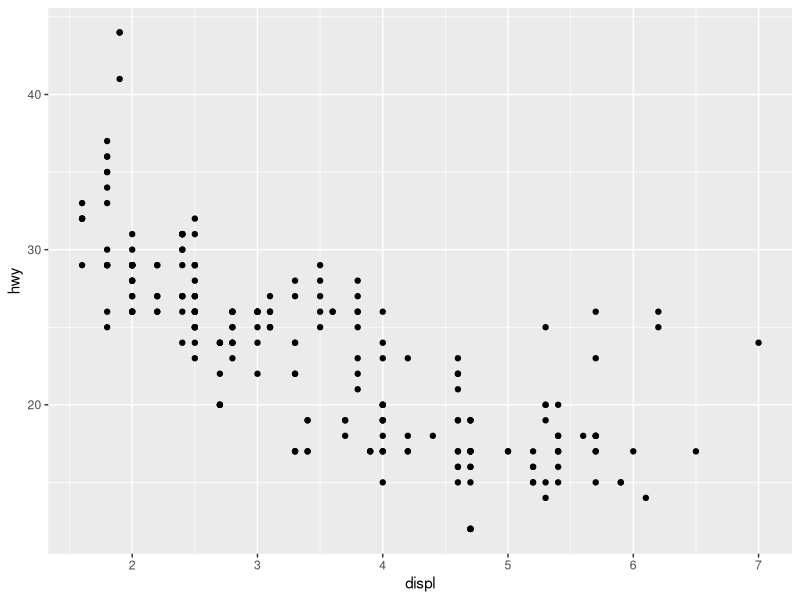
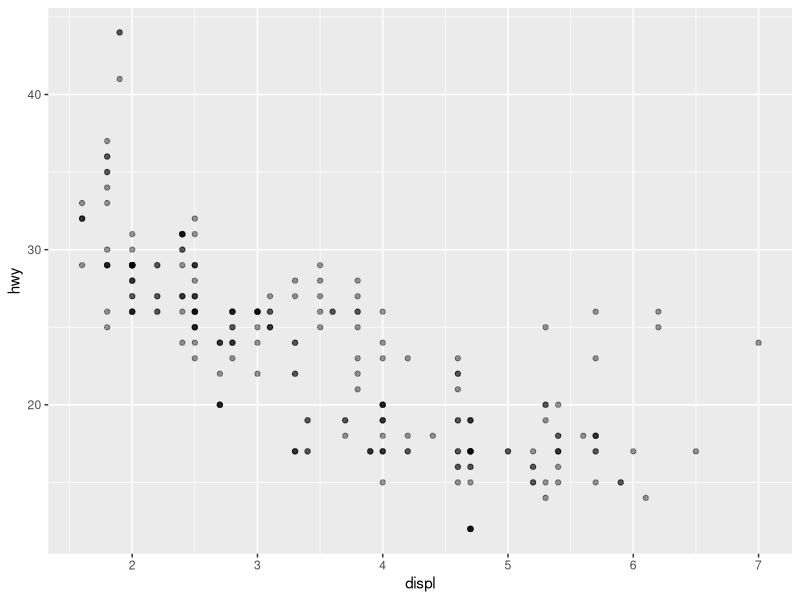
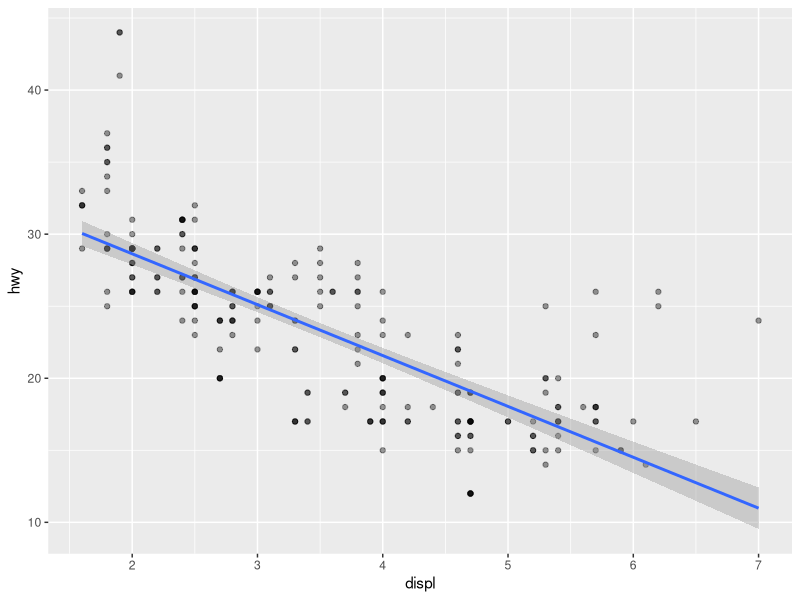
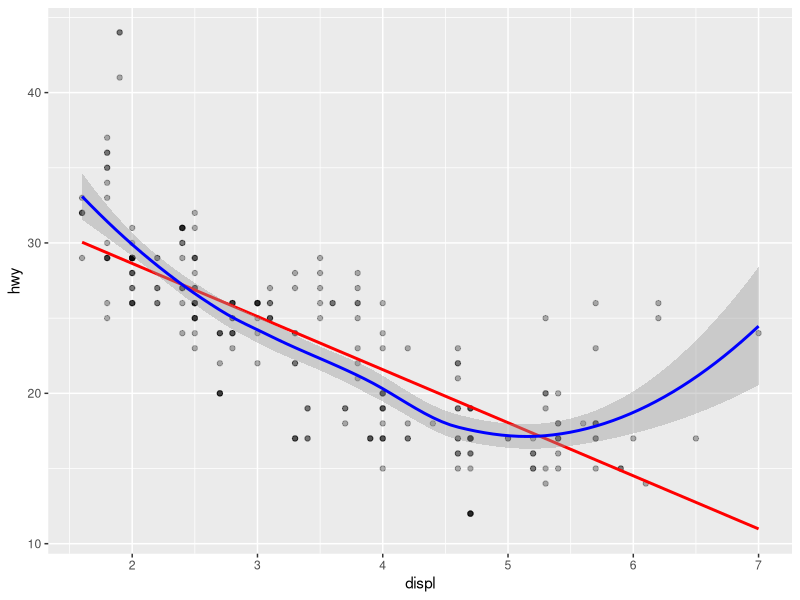
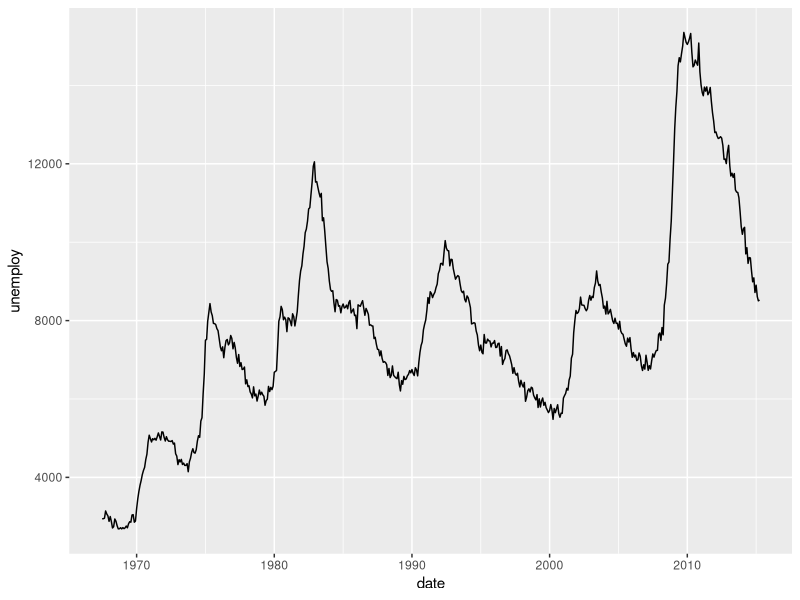
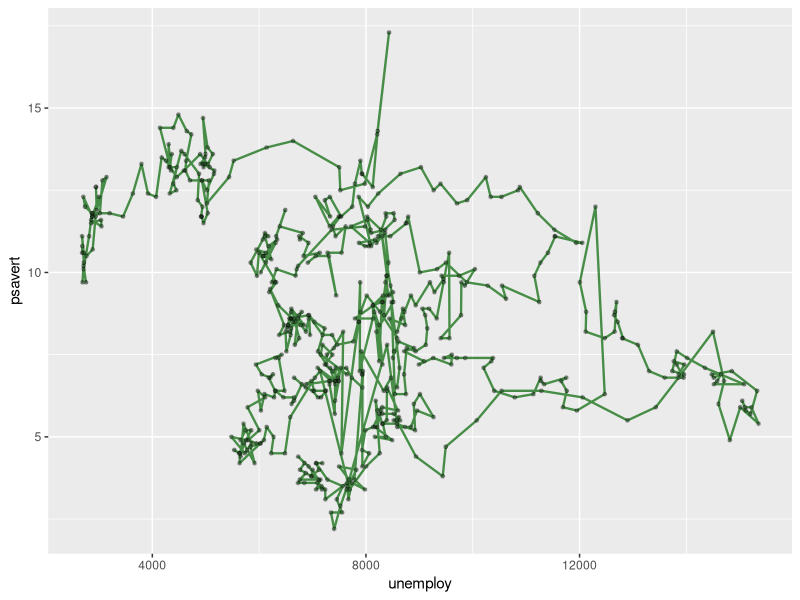
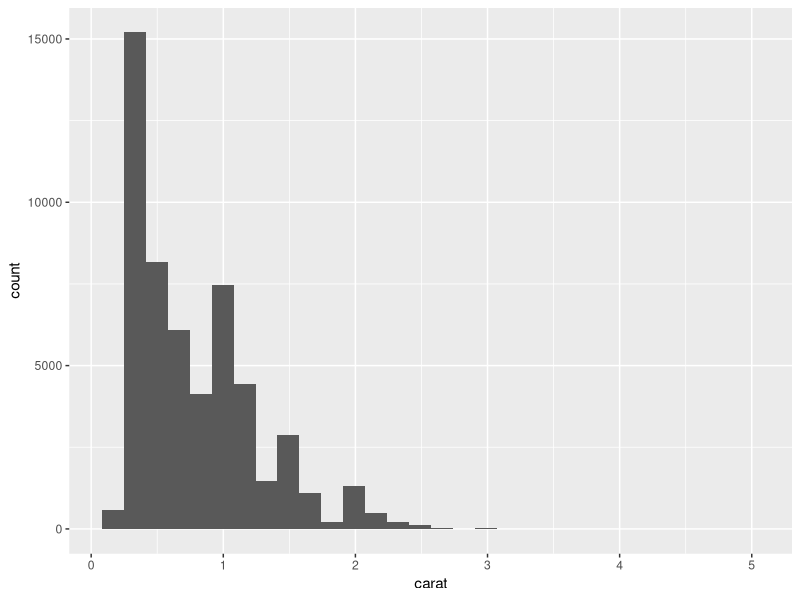
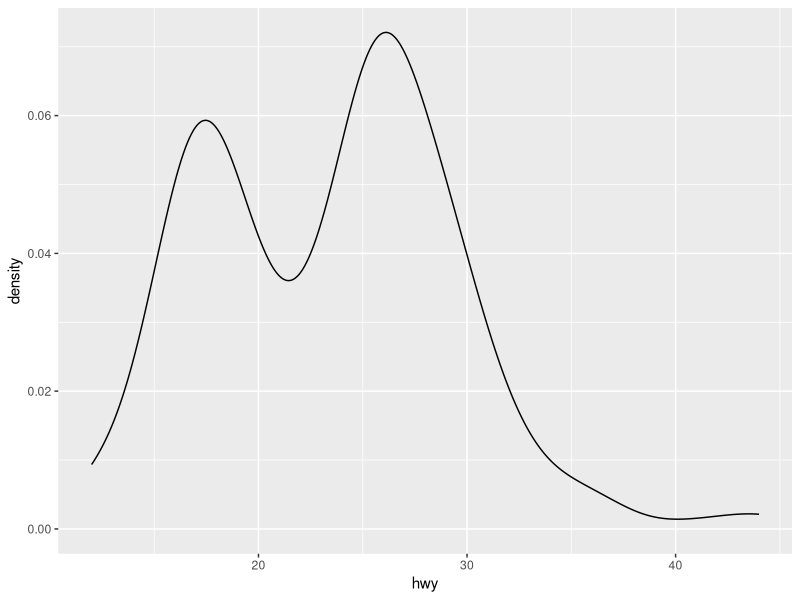

The R script that drew these images, in order: (Note: this script raises an error after producing the figures.)
# =============================================================================
# ESERCIZI: Geometrie Base in ggplot2
# REVELO Training - Data Viz 2025
# =============================================================================
# 
# Istruzioni:
# - Completa ogni esercizio scrivendo il codice richiesto
# - Esegui il codice per verificare che funzioni
# - Confronta con le soluzioni a fine corso
# - Sperimenta con variazioni!
#
# =============================================================================

# SETUP -----------------------------------------------------------------------
library(ggplot2)
library(dplyr)

# Carica datasets
data(mpg)
data(diamonds)
data(economics)
data(faithful)


# =============================================================================
# PARTE 1: RELAZIONI TRA VARIABILI
# =============================================================================

# ESERCIZIO 1: Scatter Plot Base ----------------------------------------------
# Obiettivo: Creare uno scatter plot per esplorare la relazione tra 
#            cilindrata (displ) e consumo autostrada (hwy)
# Dataset: mpg

# Il tuo codice qui:
ggplot(mpg, aes(x = displ, y = hwy)) +
  geom_point()  # <-- scatter plot base




# ESERCIZIO 2: Ridurre Overplotting ------------------------------------------
# Obiettivo: Usa la trasparenza (alpha = 0.4) per migliorare la visualizzazione

# Il tuo codice qui:
ggplot(mpg, aes(x = displ, y = hwy)) +
  geom_point(alpha = 0.4)  # <-- aggiungi anche size = 2.5 se vuoi




# ESERCIZIO 3: Aggiungere Trend Line -----------------------------------------
# Obiettivo: Aggiungi una linea di trend lineare usando geom_smooth(method = "lm")

# Il tuo codice qui:
ggplot(mpg, aes(x = displ, y = hwy)) +
  geom_point(alpha = 0.4) +
  geom_smooth(method = "lm")  # <-- aggiungi se = TRUE per intervallo confidenza




# ESERCIZIO 4: LOESS vs Linear -----------------------------------------------
# Obiettivo: Confronta trend lineare (rosso) con LOESS (blu)

# Il tuo codice qui:
ggplot(mpg, aes(x = displ, y = hwy)) +
  geom_point(alpha = 0.3, size = 1.5) +
  geom_smooth(method = "lm", se = FALSE, color = "red") +  # <-- trend lineare
  geom_smooth(method = "loess", se = TRUE, color = "blue")  # <-- trend LOESS




# ESERCIZIO 5: Time Series con Line ------------------------------------------
# Obiettivo: Visualizza disoccupazione (unemploy) nel tempo (date) con geom_line()
# Dataset: economics

# Il tuo codice qui:
ggplot(economics, aes(x = date, y = unemploy)) +
  geom_line()  # <-- aggiungi color e linewidth se vuoi personalizzare




# ESERCIZIO 6: Path vs Line --------------------------------------------------
# Obiettivo: Usa geom_path() per tracciare unemploy vs psavert + aggiungi punti

# Il tuo codice qui:
ggplot(economics, aes(x = unemploy, y = psavert)) +
  geom_path(color = "darkgreen", linewidth = 0.8, alpha = 0.7) +
  geom_point(alpha = 0.3, size = 1)  # <-- path connette in ordine dati, line ordina per x




# =============================================================================
# PARTE 2: DISTRIBUZIONI - 1 VARIABILE
# =============================================================================

# ESERCIZIO 7: Histogram Base ------------------------------------------------
# Obiettivo: Crea istogramma di carat (peso diamanti) con bins = 30
# Dataset: diamonds

# Il tuo codice qui:
ggplot(diamonds, aes(x = carat)) +
  geom_histogram(bins = 30)  # <-- aggiungi fill e color per personalizzare




# ESERCIZIO 8: Sperimentare con Bins -----------------------------------------
# Obiettivo: Prova bins = 10, bins = 100, e bins = 40. Quale è migliore?

# bins = 10 (troppo grossolano)


# bins = 100 (troppo dettagliato)


# bins = 40 (equilibrato)




# ESERCIZIO 9: Density Plot --------------------------------------------------
# Obiettivo: Crea curva di densità per hwy (consumo autostrada)

# Il tuo codice qui:
ggplot(mpg, aes(x = hwy)) +
  geom_density()  # <-- Completa con la geometria corretta




# ESERCIZIO 10: Histogram + Density Sovrapposti ------------------------------
# Obiettivo: Combina histogram e density. Usa aes(y = after_stat(density))!

# Il tuo codice qui:
ggplot(mpg, aes(x = hwy)) +
  geom_histogram(aes(y = after_stat(density)), bins = 30, 
                 fill = "lightblue", color = "black", alpha = 0.6) +
  geom_density(color = "red", linewidth = 1.2)  # <-- after_stat converte a densità




# ESERCIZIO 11: Frequency Polygon --------------------------------------------
# Obiettivo: Usa geom_freqpoly() per visualizzare distribuzione di price (bins = 50)

# Il tuo codice qui:
ggplot(diamonds, aes(x = price)) +
  geom_freqpoly(bins = 50)  # <-- linea invece di barre




# ESERCIZIO 12: Dotplot per Dataset Piccolo ----------------------------------
# Obiettivo: Usa geom_dotplot() per waiting in faithful (binwidth = 1)
# Dataset: faithful

# Il tuo codice qui:
ggplot(faithful, aes(x = waiting)) +
  geom_dotplot(binwidth = 1)  # <-- ogni punto è un'osservazione




# =============================================================================
# PARTE 3: DISTRIBUZIONI - 2 VARIABILI
# =============================================================================

# ESERCIZIO 13: Bin2D per Big Data -------------------------------------------
# Obiettivo: Usa geom_bin2d() per carat vs price (bins = 50)
# Dataset: diamonds

# Il tuo codice qui:
ggplot(diamonds, aes(x = , y = )) +  # <-- Inserisci le variabili
  geom_bin2d(bins = )  # <-- Inserisci il numero di bins




# ESERCIZIO 14: Hexbin Alternative -------------------------------------------
# Obiettivo: Ricrea con geom_hex() e scale_fill_viridis_c()
# Nota: Richiede install.packages("hexbin") se non installato

# Il tuo codice qui:
ggplot(diamonds, aes(x = carat, y = price)) +
  geom_hex(bins = 50) +
  scale_fill_viridis_c(option = "plasma")  # <-- esagoni + palette accessibile




# ESERCIZIO 15: Density 2D Contours ------------------------------------------
# Obiettivo: Aggiungi contorni densità 2D a faithful (eruptions vs waiting)
# Dataset: faithful

# Il tuo codice qui:
ggplot(faithful, aes(x = eruptions, y = waiting)) +
  geom_point(alpha = 0.4, size = 2) +
  geom_density2d(color = "red", linewidth = 0.8)  # <-- contorni densità




# ESERCIZIO 16: Filled Density 2D --------------------------------------------
# Obiettivo: Usa geom_density2d_filled() per mappa di calore

# Il tuo codice qui:
ggplot(faithful, aes(x = eruptions, y = waiting)) +
  geom_density2d_filled(alpha = 0.8)  # <-- versione riempita




# =============================================================================
# PARTE 4: STATISTICHE RIASSUNTIVE
# =============================================================================

# ESERCIZIO 17: Boxplot per Gruppi -------------------------------------------
# Obiettivo: Confronta hwy tra classi di auto con geom_boxplot()
# Dataset: mpg

# Il tuo codice qui:
ggplot(mpg, aes(x = class, y = hwy)) +
  geom_boxplot()  # <-- aggiungi fill, outlier.color se vuoi personalizzare




# ESERCIZIO 18: Violin Plot --------------------------------------------------
# Obiettivo: Ricrea il grafico precedente con geom_violin()

# Il tuo codice qui:
ggplot(mpg, aes(x = class, y = hwy)) +
  geom_violin()  # <-- mostra forma completa della distribuzione




# ESERCIZIO 19: Violin + Boxplot Combinati -----------------------------------
# Obiettivo: Sovrapponi boxplot (width = 0.15) dentro violin plot

# Il tuo codice qui:
ggplot(mpg, aes(x = class, y = hwy)) +
  geom_violin(fill = "skyblue", alpha = 0.5) +
  geom_boxplot(width = 0.15, fill = "white")  # <-- combina violin e boxplot




# ESERCIZIO 20: Bar Chart - Conteggi -----------------------------------------
# Obiettivo: Conta auto per classe con geom_bar() (solo x, no y!)

# Il tuo codice qui:
ggplot(mpg, aes(x = class)) +
  geom_bar()  # <-- geom_bar conta automaticamente (stat = "count")




# ESERCIZIO 21: Preparare Dati Aggregati per geom_col() ---------------------
# Obiettivo: Calcola consumo medio per classe e visualizza con geom_col()

# Aggrega dati
mpg_summary <- mpg %>%
  group_by(class) %>%
  summarise(
    mean_hwy = mean(hwy),
    sd_hwy = sd(hwy),
    n = n()
  )

# Visualizza con geom_col
ggplot(mpg_summary, aes(x = class, y = mean_hwy)) +
  geom_col()  # <-- geom_col usa valori y esistenti, non conta




# =============================================================================
# PARTE 5: INCERTEZZA E INTERVALLI
# =============================================================================

# ESERCIZIO 22: Barre + Error Bars -------------------------------------------
# Obiettivo: Aggiungi barre di errore (± SD) usando geom_errorbar()

# Il tuo codice qui (usa mpg_summary dall'esercizio 21):
ggplot(mpg_summary, aes(x = class, y = mean_hwy)) +
  geom_col(fill = "darkgreen", alpha = 0.7) +
  geom_errorbar(aes(ymin = mean_hwy - sd_hwy, ymax = mean_hwy + sd_hwy),
                width = 0.3)  # <-- barre di errore mostrano variabilità




# ESERCIZIO 23: Pointrange ---------------------------------------------------
# Obiettivo: Usa geom_pointrange() invece di col + errorbar

# Il tuo codice qui:
ggplot(mpg_summary, aes(x = class, y = mean_hwy)) +
  geom_pointrange(aes(ymin = mean_hwy - sd_hwy, ymax = mean_hwy + sd_hwy),
                  size = 0.8)  # <-- combina punto e intervallo in un geom




# ESERCIZIO 24: Ribbon per Time Series ---------------------------------------
# Obiettivo: Crea banda di confidenza intorno a serie temporale
# Dataset: economics

# Prepara dati con bande
economics_ribbon <- economics %>%
  mutate(
    lower = unemploy - 500,
    upper = unemploy + 500
  )

# Crea grafico con geom_ribbon() + geom_line()
ggplot(economics_ribbon, aes(x = date, y = unemploy)) +
  geom_ribbon(aes(ymin = lower, ymax = upper), fill = "lightblue", alpha = 0.4) +
  geom_line(color = "darkblue", linewidth = 1)  # <-- ribbon per incertezza su time series




# =============================================================================
# PARTE 6: COMBINAZIONI AVANZATE
# =============================================================================

# ESERCIZIO 25: Multi-layer Scatter ------------------------------------------
# Obiettivo: Combina geom_rug() + geom_point() + geom_smooth()

# Il tuo codice qui:
ggplot(mpg, aes(x = displ, y = hwy)) +
  geom_rug(alpha = 0.3) +
  geom_point(alpha = 0.3, size = 2) +
  geom_smooth(method = "lm", se = TRUE)  # <-- rug mostra distribuzione marginale




# ESERCIZIO 26: Histogram Sovrapposti (Freq Poly) ----------------------------
# Obiettivo: Confronta hwy per 4WD vs non-4WD con geom_freqpoly()

# Prepara dati
mpg_drv <- mpg %>%
  mutate(is_4wd = ifelse(drv == "4", "4WD", "Non-4WD"))

# Crea grafico con color = is_4wd
ggplot(mpg_drv, aes(x = hwy, color = is_4wd)) +
  geom_freqpoly(bins = 30, linewidth = 1.2)  # <-- freqpoly per confronti tra gruppi




# ESERCIZIO 27: Boxplot Orizzontale ------------------------------------------
# Obiettivo: Boxplot class vs hwy + coord_flip()

# Il tuo codice qui:
ggplot(mpg, aes(x = class, y = hwy)) +
  geom_boxplot() +
  coord_flip()  # <-- coord_flip rende orizzontale per leggibilità




# ESERCIZIO 28: Density 2D + Points ------------------------------------------
# Obiettivo: Combina geom_density2d_filled() con geom_point() su faithful
# Dataset: faithful

# Il tuo codice qui:
ggplot(faithful, aes(x = eruptions, y = waiting)) +
  geom_density2d_filled(alpha = 0.6) +
  geom_point(size = 1, alpha = 0.4)  # <-- mappa densità + dati raw




# ESERCIZIO 29: Smooth con Intervallo Personalizzato -------------------------
# Obiettivo: Smooth con CI 99% invece del 95% (level = 0.99)

# Il tuo codice qui:
ggplot(mpg, aes(x = displ, y = hwy)) +
  geom_point(alpha = 0.3) +
  geom_smooth(method = "loess", level = 0.99)  # <-- level controlla ampiezza CI




# ESERCIZIO 30: Boxplot con Notch --------------------------------------------
# Obiettivo: Usa notch = TRUE per mostrare CI della mediana

# Il tuo codice qui:
ggplot(mpg, aes(x = class, y = hwy)) +
  geom_boxplot(notch = TRUE)  # <-- notch mostra CI della mediana (95%)




# =============================================================================
# FINE ESERCIZI
# =============================================================================
# 
# Congratulazioni! Hai completato tutti gli esercizi.
# 
# Prossimi passi:
# - Rivedi gli esercizi dove hai avuto difficoltà
# - Sperimenta con altri dataset (iris, mtcars, ToothGrowth)
# - Prova a combinare 3+ geom in un grafico
# - Esplora la documentazione: ?geom_point, ?geom_histogram, etc.
# 
# Le soluzioni saranno fornite a fine corso!
# =============================================================================
